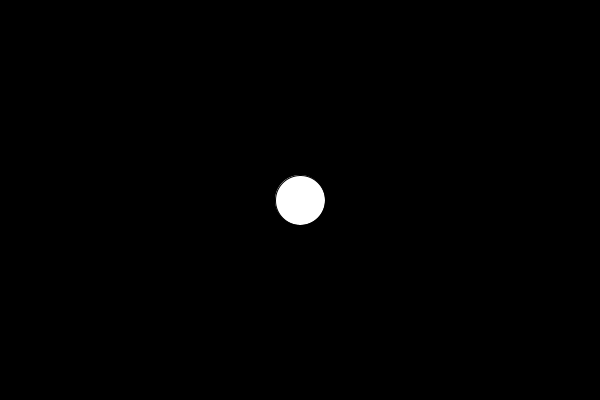
Frame 1 (no input)
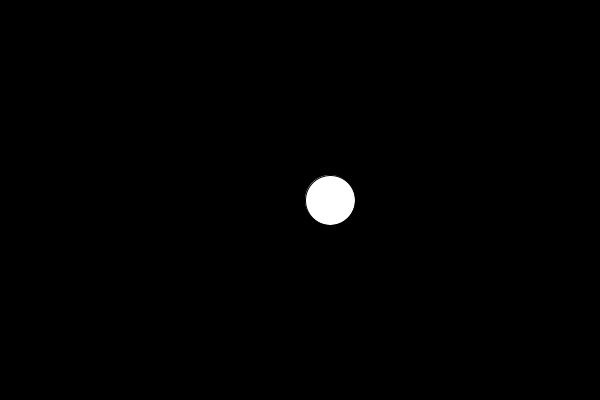
Frame 60 (the mouse pressed at the canvas centre just before this capture)
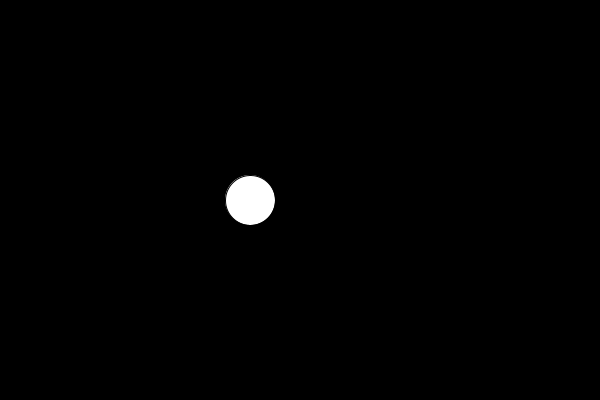
Frame 120 (the mouse held since frame 60 and released just before this capture)

The Processing sketch that drew these frames (run headless with seeded random() and noise(); from frame 60 on, the mouse is pressed at the canvas centre):

// Processing sketch: week1_quiz_CircleLinearOscillation
// ── week1_quiz_CircleLinearOscillation.pde
float xPos, yPos;
float speed = 10;

void setup() {
  size(600, 400);
  xPos = width*.5;
  yPos = height*.5;
  //frameRate(10);
}

void draw() {
  background(0);
  fill(255);
  ellipse(xPos, yPos, 50, 50);
  xPos = xPos + speed;
  if ((xPos>width)||(xPos<0)) {
    speed = speed * -1;
  }
}
